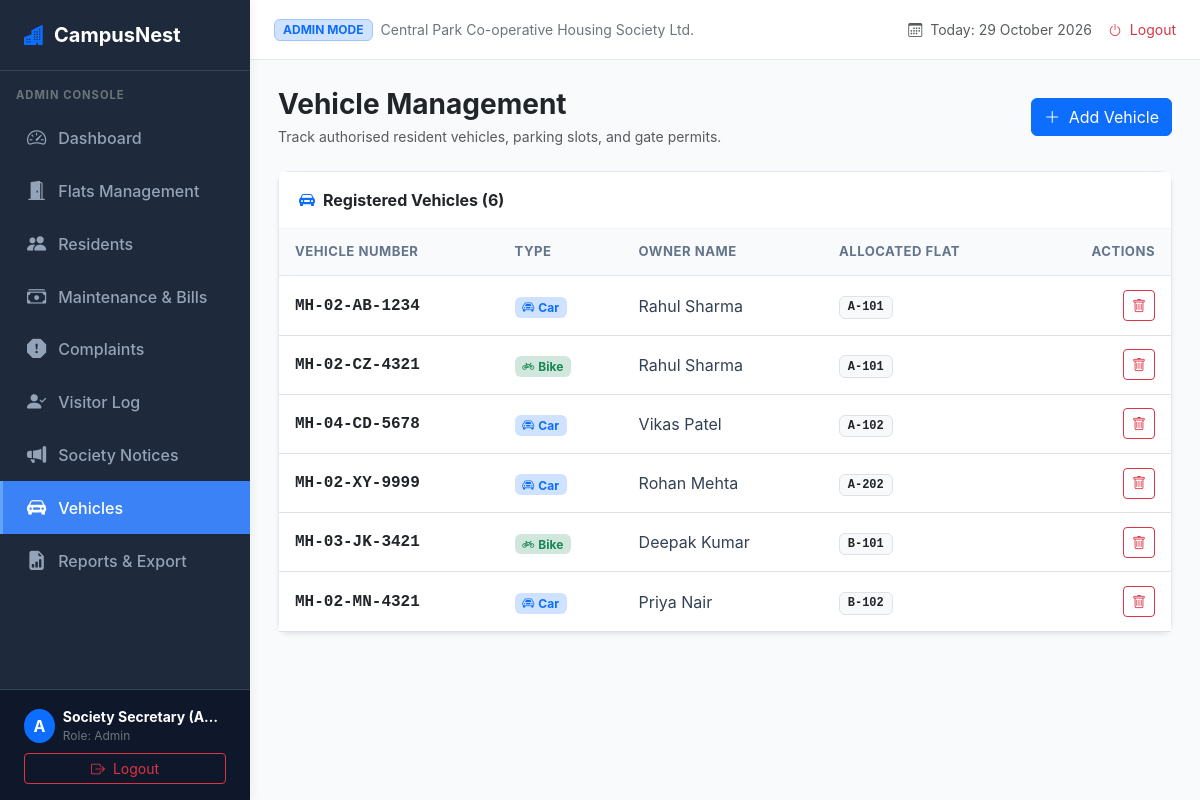
Page /admin/vehicles (signed in) on the committed database.
### tables this page shows
CREATE TABLE vehicles (
        id INTEGER PRIMARY KEY AUTOINCREMENT,
        resident_id INTEGER,
        flat_id INTEGER NOT NULL,
        vehicle_number TEXT NOT NULL UNIQUE,
        vehicle_type TEXT DEFAULT 'Car' CHECK(vehicle_type IN ('Car', 'Bike', 'Scooter', 'Other')),
        owner_name TEXT NOT NULL,
        created_at TIMESTAMP DEFAULT CURRENT_TIMESTAMP,
        FOREIGN KEY (resident_id) REFERENCES residents(id) ON DELETE SET NULL,
        FOREIGN KEY (flat_id) REFERENCES flats(id) ON DELETE CASCADE
    );

CREATE TABLE flats (
        id INTEGER PRIMARY KEY AUTOINCREMENT,
        flat_number TEXT NOT NULL UNIQUE,
        wing TEXT NOT NULL,
        floor INTEGER NOT NULL,
        flat_type TEXT DEFAULT '2BHK',
        owner_name TEXT NOT NULL,
        owner_phone TEXT NOT NULL,
        resident_name TEXT,
        resident_phone TEXT,
        status TEXT DEFAULT 'Vacant' CHECK(status IN ('Occupied', 'Vacant')),
        created_at TIMESTAMP DEFAULT CURRENT_TIMESTAMP
    );

### app.py (the view)
@app.route('/admin/vehicles')
@role_required('admin')
def vehicles():
    all_vehicles = query_db('''
        SELECT v.*, f.flat_number
        FROM vehicles v
        JOIN flats f ON v.flat_id = f.id
        ORDER BY f.flat_number ASC
    ''')
    all_flats = query_db("SELECT id, flat_number, resident_name, owner_name FROM flats ORDER BY flat_number ASC")
    return render_template('vehicles.html', active_page='vehicles', vehicles=all_vehicles, flats=all_flats)

### app.py (called while the page is built, shortened)
@app.context_processor
def inject_globals():
    return {
        'current_date': date.today().strftime('%d %B %Y')
    }

def role_required(*allowed_roles):
    def decorator(f):
        @wraps(f)
        def decorated_function(*args, **kwargs):
            if not session.get('user_id'):
                flash('Please log in first.', 'warning')
                return redirect(url_for('login'))
            return f(*args, **kwargs)
        return decorated_function
    return decorator

### db.py (called while the page is built)
def get_connection():
    os.makedirs(os.path.dirname(DB_FILE), exist_ok=True)
    conn = sqlite3.connect(DB_FILE, timeout=10)
    conn.row_factory = sqlite3.Row
    conn.execute("PRAGMA foreign_keys = ON;")
    return conn

def query_db(query, args=(), one=False):
    conn = get_connection()
    try:
        cur = conn.cursor()
        cur.execute(query, args)
        rv = cur.fetchall()
        cur.close()
        res = [dict(row) for row in rv]
        return (res[0] if res else None) if one else res
    finally:
        conn.close()

### templates/vehicles.html (shortened to what this page needs)
{% extends "base.html" %}
{% block content %}
<div class="d-flex justify-content-between align-items-center mb-4">
    <div>
        <h3 class="fw-bold text-dark mb-1">Vehicle Management</h3>
        <p class="text-muted small mb-0">Track authorised resident vehicles, parking slots, and gate permits.</p>
    </div>
    <button type="button" class="btn btn-primary" data-bs-toggle="modal" data-bs-target="#addVehicleModal">
        <i class="bi bi-plus-lg me-1"></i> Add Vehicle
    </button>
</div>
<div class="card shadow-sm">
    <div class="card-header bg-white py-3">
        <span class="fw-bold text-dark"><i class="bi bi-car-front-fill text-primary me-2"></i>Registered Vehicles ({{ vehicles|length }})</span>
    </div>
    <div class="card-body p-0">
        <div class="table-responsive">
            <table class="table table-hover align-middle mb-0">
                <thead class="table-light">
                    <tr>
                        <th>Vehicle Number</th>
                        <th>Type</th>
                        <th>Owner Name</th>
                        <th>Allocated Flat</th>
                        <th class="text-end">Actions</th>
                    </tr>
                </thead>
                <tbody>
                    {% for v in vehicles %}
                    <tr>
                        <td class="font-monospace fw-bold text-dark fs-6">{{ v.vehicle_number }}</td>
                        <td>
                            {% if v.vehicle_type == 'Car' %}
                                <span class="badge bg-primary-subtle text-primary"><i class="bi bi-car-front me-1"></i>Car</span>
                            {% elif v.vehicle_type == 'Bike' %}
                                <span class="badge bg-success-subtle text-success"><i class="bi bi-bicycle me-1"></i>Bike</span>
                            {% else %}
                                <span class="badge bg-secondary-subtle text-secondary">{{ v.vehicle_type }}</span>
                            {% endif %}
                        </td>
                        <td>{{ v.owner_name }}</td>
                        <td><span class="badge bg-light text-dark border font-monospace">{{ v.flat_number }}</span></td>
                        <td class="text-end">
                            <form method="POST" action="{{ url_for('delete_vehicle', vehicle_id=v.id) }}" class="d-inline" onsubmit="return confirm('Remove vehicle record {{ v.vehicle_number }}?');">
                                <button type="submit" class="btn btn-sm btn-outline-danger py-1 px-2">
                                    <i class="bi bi-trash"></i>
                                </button>
                            </form>
                        </td>
                    </tr>
                    {% else %}
                    <tr>
                        <td colspan="5" class="text-center py-4 text-muted">No vehicles registered yet.</td>
                    </tr>
                    {% endfor %}
                </tbody>
            </table>
        </div>
    </div>
</div>
{% endblock %}

### static/css/style.css (style rules this page uses)
:root { --primary-color: #2563eb; --primary-hover: #1d4ed8; --secondary-color: #475569; --success-color: #10b981; --warning-color: #f59e0b; --danger-color: #ef4444; --sidebar-width: 250px; --header-height: 60px; --bg-light: #f8fafc; --card-shadow: 0 4px 6px -1px rgba(0, 0, 0, 0.05), 0 2px 4px -2px rgba(0, 0, 0, 0.05); }
body { font-family: -apple-system, BlinkMacSystemFont, "Segoe UI", Roboto, "Helvetica Neue", Arial, sans-serif; background-color: var(--bg-light); color: #1e293b; min-height: 100vh; }
.card { border: 1px solid #e2e8f0; border-radius: 12px; box-shadow: var(--card-shadow); background-color: #fff; }
.card-header { background-color: #fff; border-bottom: 1px solid #f1f5f9; font-weight: 600; padding: 1rem 1.25rem; }
.table { vertical-align: middle; margin-bottom: 0; }
.table th { font-size: 0.82rem; font-weight: 700; text-transform: uppercase; letter-spacing: 0.5px; color: #64748b; background-color: #f8fafc; border-bottom: 1px solid #e2e8f0; padding: 0.85rem 1rem; }
.table td { padding: 0.85rem 1rem; color: #334155; }

### rows in the picture
vehicles: vehicle_number "MH-02-AB-1234", vehicle_type "Car" (drawn), owner_name "Rahul Sharma", flat_number "A-101"
vehicles: vehicle_number "MH-02-CZ-4321", vehicle_type "Bike" (drawn), owner_name "Rahul Sharma", flat_number "A-101"
vehicles: vehicle_number "MH-04-CD-5678", vehicle_type "Car" (drawn), owner_name "Vikas Patel", flat_number "A-102"
vehicles: vehicle_number "MH-02-XY-9999", vehicle_type "Car" (drawn), owner_name "Rohan Mehta", flat_number "A-202"
vehicles: vehicle_number "MH-03-JK-3421", vehicle_type "Bike" (drawn), owner_name "Deepak Kumar", flat_number "B-101"
vehicles: vehicle_number "MH-02-MN-4321", vehicle_type "Car" (drawn), owner_name "Priya Nair", flat_number "B-102"

### other values in the picture
{{ session.get('username')[0]|upper }} "A"
{{ session.get('full_name') }} "Society Secretary (A…"
{{ session.get('role') }} "Admin"
{{ session.get('role') }} "ADMIN"
{{ vehicles|length }} "6"
